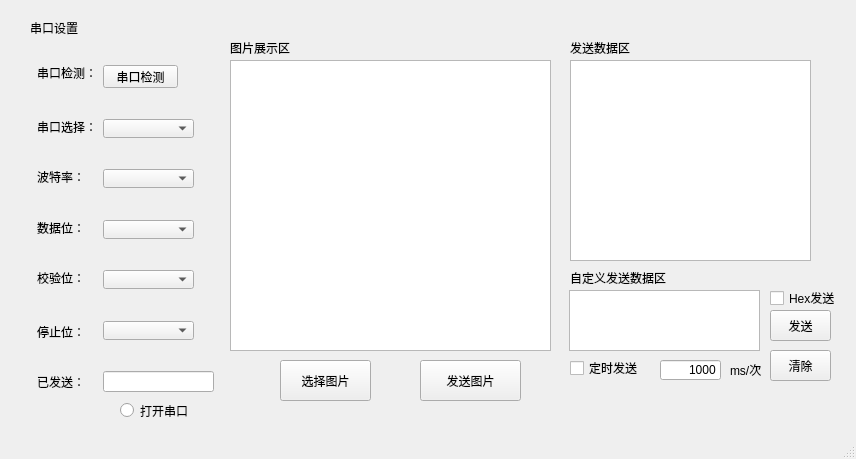
<?xml version="1.0" encoding="UTF-8"?>
<ui version="4.0">
 <class>MainWindow</class>
 <widget class="QMainWindow" name="MainWindow">
  <property name="geometry">
   <rect>
    <x>0</x>
    <y>0</y>
    <width>856</width>
    <height>459</height>
   </rect>
  </property>
  <property name="windowTitle">
   <string>MainWindow</string>
  </property>
  <widget class="QWidget" name="centralwidget">
   <widget class="QLabel" name="label">
    <property name="geometry">
     <rect>
      <x>30</x>
      <y>20</y>
      <width>54</width>
      <height>16</height>
     </rect>
    </property>
    <property name="text">
     <string>串口设置</string>
    </property>
   </widget>
   <widget class="QLabel" name="label_2">
    <property name="geometry">
     <rect>
      <x>37</x>
      <y>65</y>
      <width>60</width>
      <height>16</height>
     </rect>
    </property>
    <property name="text">
     <string>串口检测：</string>
    </property>
   </widget>
   <widget class="QLabel" name="label_3">
    <property name="geometry">
     <rect>
      <x>37</x>
      <y>119</y>
      <width>60</width>
      <height>16</height>
     </rect>
    </property>
    <property name="text">
     <string>串口选择：</string>
    </property>
   </widget>
   <widget class="QLabel" name="label_4">
    <property name="geometry">
     <rect>
      <x>37</x>
      <y>169</y>
      <width>48</width>
      <height>16</height>
     </rect>
    </property>
    <property name="text">
     <string>波特率：</string>
    </property>
   </widget>
   <widget class="QLabel" name="label_5">
    <property name="geometry">
     <rect>
      <x>37</x>
      <y>220</y>
      <width>48</width>
      <height>16</height>
     </rect>
    </property>
    <property name="text">
     <string>数据位：</string>
    </property>
   </widget>
   <widget class="QLabel" name="label_6">
    <property name="geometry">
     <rect>
      <x>37</x>
      <y>270</y>
      <width>48</width>
      <height>16</height>
     </rect>
    </property>
    <property name="text">
     <string>校验位：</string>
    </property>
   </widget>
   <widget class="QLabel" name="label_7">
    <property name="geometry">
     <rect>
      <x>37</x>
      <y>321</y>
      <width>71</width>
      <height>21</height>
     </rect>
    </property>
    <property name="text">
     <string>停止位：</string>
    </property>
   </widget>
   <widget class="QRadioButton" name="radioButton">
    <property name="geometry">
     <rect>
      <x>120</x>
      <y>400</y>
      <width>91</width>
      <height>21</height>
     </rect>
    </property>
    <property name="text">
     <string>打开串口</string>
    </property>
   </widget>
   <widget class="QPushButton" name="pushButton">
    <property name="geometry">
     <rect>
      <x>103</x>
      <y>65</y>
      <width>75</width>
      <height>23</height>
     </rect>
    </property>
    <property name="text">
     <string>串口检测</string>
    </property>
   </widget>
   <widget class="QComboBox" name="comboBox">
    <property name="geometry">
     <rect>
      <x>103</x>
      <y>119</y>
      <width>91</width>
      <height>19</height>
     </rect>
    </property>
   </widget>
   <widget class="QGraphicsView" name="graphicsView">
    <property name="geometry">
     <rect>
      <x>230</x>
      <y>60</y>
      <width>321</width>
      <height>291</height>
     </rect>
    </property>
   </widget>
   <widget class="QTextBrowser" name="textBrowser">
    <property name="geometry">
     <rect>
      <x>570</x>
      <y>60</y>
      <width>241</width>
      <height>201</height>
     </rect>
    </property>
   </widget>
   <widget class="QPushButton" name="pushButton_3">
    <property name="geometry">
     <rect>
      <x>420</x>
      <y>360</y>
      <width>101</width>
      <height>41</height>
     </rect>
    </property>
    <property name="text">
     <string>发送图片</string>
    </property>
   </widget>
   <widget class="QCheckBox" name="hex_send">
    <property name="geometry">
     <rect>
      <x>770</x>
      <y>290</y>
      <width>71</width>
      <height>16</height>
     </rect>
    </property>
    <property name="text">
     <string>Hex发送</string>
    </property>
   </widget>
   <widget class="QPushButton" name="s3__clear_button">
    <property name="geometry">
     <rect>
      <x>770</x>
      <y>350</y>
      <width>61</width>
      <height>31</height>
     </rect>
    </property>
    <property name="text">
     <string>清除</string>
    </property>
   </widget>
   <widget class="QPushButton" name="s3__send_button">
    <property name="geometry">
     <rect>
      <x>770</x>
      <y>310</y>
      <width>61</width>
      <height>31</height>
     </rect>
    </property>
    <property name="text">
     <string>发送</string>
    </property>
   </widget>
   <widget class="QTextBrowser" name="textBrowser_2">
    <property name="geometry">
     <rect>
      <x>569</x>
      <y>290</y>
      <width>191</width>
      <height>61</height>
     </rect>
    </property>
   </widget>
   <widget class="QLineEdit" name="lineEdit_3">
    <property name="geometry">
     <rect>
      <x>660</x>
      <y>360</y>
      <width>61</width>
      <height>20</height>
     </rect>
    </property>
    <property name="text">
     <string>1000</string>
    </property>
    <property name="alignment">
     <set>Qt::AlignRight|Qt::AlignTrailing|Qt::AlignVCenter</set>
    </property>
   </widget>
   <widget class="QCheckBox" name="timer_send_cb">
    <property name="geometry">
     <rect>
      <x>570</x>
      <y>360</y>
      <width>71</width>
      <height>16</height>
     </rect>
    </property>
    <property name="text">
     <string>定时发送</string>
    </property>
   </widget>
   <widget class="QLabel" name="dw">
    <property name="geometry">
     <rect>
      <x>730</x>
      <y>360</y>
      <width>54</width>
      <height>20</height>
     </rect>
    </property>
    <property name="text">
     <string>ms/次</string>
    </property>
   </widget>
   <widget class="QLabel" name="label_9">
    <property name="geometry">
     <rect>
      <x>230</x>
      <y>40</y>
      <width>81</width>
      <height>16</height>
     </rect>
    </property>
    <property name="text">
     <string>图片展示区</string>
    </property>
   </widget>
   <widget class="QLabel" name="label_10">
    <property name="geometry">
     <rect>
      <x>570</x>
      <y>40</y>
      <width>81</width>
      <height>16</height>
     </rect>
    </property>
    <property name="text">
     <string>发送数据区</string>
    </property>
   </widget>
   <widget class="QLabel" name="label_11">
    <property name="geometry">
     <rect>
      <x>570</x>
      <y>270</y>
      <width>111</width>
      <height>16</height>
     </rect>
    </property>
    <property name="text">
     <string>自定义发送数据区</string>
    </property>
   </widget>
   <widget class="QWidget" name="gridLayoutWidget">
    <property name="geometry">
     <rect>
      <x>30</x>
      <y>10</y>
      <width>811</width>
      <height>421</height>
     </rect>
    </property>
    <layout class="QGridLayout" name="gridLayout_2"/>
   </widget>
   <widget class="QPushButton" name="pushButton_2">
    <property name="geometry">
     <rect>
      <x>280</x>
      <y>360</y>
      <width>91</width>
      <height>41</height>
     </rect>
    </property>
    <property name="text">
     <string>选择图片</string>
    </property>
   </widget>
   <widget class="QComboBox" name="comboBox_5">
    <property name="geometry">
     <rect>
      <x>103</x>
      <y>321</y>
      <width>91</width>
      <height>19</height>
     </rect>
    </property>
   </widget>
   <widget class="QLabel" name="label_8">
    <property name="geometry">
     <rect>
      <x>37</x>
      <y>371</y>
      <width>51</width>
      <height>21</height>
     </rect>
    </property>
    <property name="text">
     <string>已发送：</string>
    </property>
   </widget>
   <widget class="QComboBox" name="comboBox_4">
    <property name="geometry">
     <rect>
      <x>103</x>
      <y>270</y>
      <width>91</width>
      <height>19</height>
     </rect>
    </property>
   </widget>
   <widget class="QLineEdit" name="lineEdit">
    <property name="geometry">
     <rect>
      <x>103</x>
      <y>371</y>
      <width>111</width>
      <height>21</height>
     </rect>
    </property>
   </widget>
   <widget class="QComboBox" name="comboBox_2">
    <property name="geometry">
     <rect>
      <x>103</x>
      <y>169</y>
      <width>91</width>
      <height>19</height>
     </rect>
    </property>
   </widget>
   <widget class="QComboBox" name="comboBox_3">
    <property name="geometry">
     <rect>
      <x>103</x>
      <y>220</y>
      <width>91</width>
      <height>19</height>
     </rect>
    </property>
   </widget>
  </widget>
  <widget class="QMenuBar" name="menubar">
   <property name="geometry">
    <rect>
     <x>0</x>
     <y>0</y>
     <width>856</width>
     <height>22</height>
    </rect>
   </property>
  </widget>
  <widget class="QStatusBar" name="statusbar"/>
 </widget>
 <resources/>
 <connections/>
</ui>
